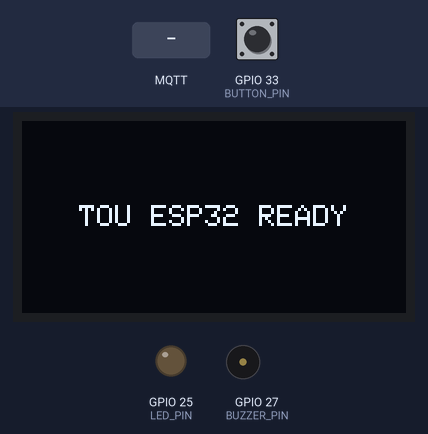
Recording of a program running on a simulated ESP32. On the bench: 128×64 one-colour display, output pins drawn as LEDs (lit = HIGH), buzzer (waves = sounding). Inputs (shaded band) come from the test bench; at power-on: GPIO 33 (BUTTON_PIN) HIGH. WiFi joins after 1.5 s; servers stay silent unless stated; no MQTT or app messages arrive unless stated.

Above: at 0.1 s.
5.7 s: MQTT message "FEEDBACK:" arrives on the first subscribed topic
At 6.9 s:
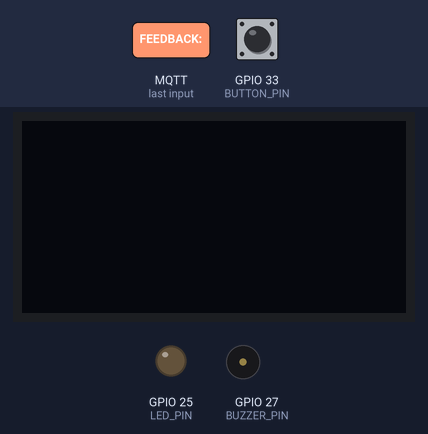
8.5 s: MQTT message "FRASE:" arrives on the first subscribed topic
Timing chart, 0 to 14.6 s (numbered marks = the images above; inputs shaded):
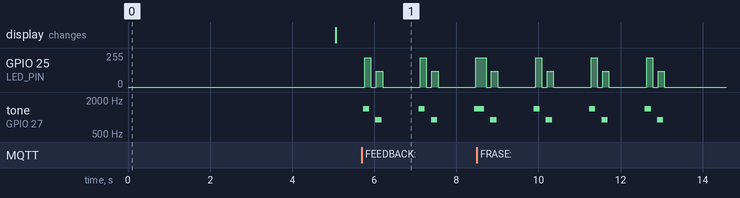

Measured:
- after the input at 5.7 s, GPIO 25 (LED_PIN): 0/255 → 219/255 after 0.06 s, → 0/255 0.15 s later, → 120/255 0.13 s later, → 0/255 0.15 s later, … (9 changes in this stretch); tone on GPIO 27 (BUZZER_PIN): plays 1400 Hz for 0.15 s, 900 Hz for 0.15 s, 1400 Hz for 0.15 s, 900 Hz for 0.15 s, 1400 Hz for 0.06 s, starting at once

The program:

main.cpp
```cpp
#include <Arduino.h>

#include <WiFi.h>
#include <PubSubClient.h>
#include <WiFiClientSecure.h>

#include <Wire.h>
#include <Adafruit_GFX.h>
#include <Adafruit_SSD1306.h>

// ---------- OLED ----------

#define SCREEN_WIDTH 128
#define SCREEN_HEIGHT 64
#define CHAR_WIDTH 6
#define CHAR_HEIGHT 8

Adafruit_SSD1306 display(
  SCREEN_WIDTH,
  SCREEN_HEIGHT,
  &Wire,
  -1   // reset pin (non usato su I2C)
);

String oledMessage = "";
bool oledMessageDisappear = false;
unsigned long oledClearAt = 0;


// ---------- PIN ----------
const int LED_PIN = 25;
const int BUTTON_PIN = 33;
const int BUZZER_PIN = 27;

// ---------- PWM ----------
const int LED_CHANNEL = 0;
const int BUZZER_CHANNEL = 1;
const int LED_FREQ = 5000;
const int BUZZER_FREQ = 1000;
const int PWM_RES = 8;

// ---------- LED BRIGHTNESS ----------
const int BRIGHT_MIN = 0;
const int BRIGHT_LUB = 220;
const int BRIGHT_DUB = 120;

// ---------- BUZZER TONES ----------
const int TONE_LUB = 1400;
const int TONE_DUB = 900;

// ---------- WIFI / MQTT ----------
const char* WIFI_SSID = "iliadbox-2C2EA5";
const char* WIFI_PASS = "4z2m2qf57nq6nh3xqszsk3";
const char* MQTT_HOST = "ddbf357d636f42e79161fbac7afd5a74.s1.eu.hivemq.cloud";
const int   MQTT_PORT = 8883;
const char* MQTT_CLUS = "ddbf357d636f42e79161fbac7afd5a74";
const char* MQTT_USER = "Shaco";
const char* MQTT_PASS = "Hive77!!!";

// ---------- MQTT ----------
WiFiClientSecure tlsClient;
PubSubClient MQTTClient(tlsClient);

// ---------- ECG STATE ----------
bool heartActive = false;
int heartState = 0;
int beatsLeft = 0;
unsigned long lastBeatTime = 0;

int currentBrightness = BRIGHT_MIN;
int targetBrightness  = BRIGHT_MIN;

// ---------- START HEART ----------
void startHeartbeat(int cycles) {
  beatsLeft = cycles;
  heartActive = true;
  heartState = 1;
  lastBeatTime = millis();
}

// ---------- OLED MESSAGE ----------
void showText(String text, bool disappear = true, unsigned long durationMs = 2000) {
  oledMessage = text;
  oledMessageDisappear = disappear;
  oledClearAt = millis() + durationMs;

  int textLength = text.length();
  int textPixelWidth = textLength * CHAR_WIDTH;

  // Calcolo centratura
  int x = (SCREEN_WIDTH - textPixelWidth) / 2;
  int y = (SCREEN_HEIGHT - CHAR_HEIGHT) / 2;

  // Evita valori negativi
  if (x < 0) x = 0;
  if (y < 0) y = 0;

  display.clearDisplay();
  display.setTextSize(1);
  display.setTextColor(SSD1306_WHITE);
  display.setCursor(x, y);
  display.println(oledMessage);
  display.display();
}

// ---------- MQTT CALLBACK ----------
void onMessage(char* topic, byte* payload, unsigned int length) {
  if (strcmp(topic, "tou/to-esp32") == 0) {
    String msg;
    for (unsigned int i = 0; i < length; i++) {
      msg += (char)payload[i];
    }
    // Controlla se il messaggio è un feedback
    if (msg.startsWith("FEEDBACK:")) {
      String text = msg.substring(9);
      showText(text, false);
      startHeartbeat(4);
    } else if (msg.startsWith("FRASE:")) {
      String text = msg.substring(6);
      showText(text, true, 5000);
      startHeartbeat(4);
    }
  }
}

// ---------- SETUP ----------
void setup() {
  Serial.begin(115200);

  // OLED
  display.begin(SSD1306_SWITCHCAPVCC, 0x3C);
  display.clearDisplay();
  display.setTextSize(1);
  display.setTextColor(SSD1306_WHITE);
  display.setCursor(0, 20);

  showText("TOU ESP32 READY", true, 5000);


  // LED PWM
  ledcSetup(LED_CHANNEL, LED_FREQ, PWM_RES);
  ledcAttachPin(LED_PIN, LED_CHANNEL);
  ledcWrite(LED_CHANNEL, BRIGHT_MIN);

  // BUZZER PWM
  ledcSetup(BUZZER_CHANNEL, BUZZER_FREQ, PWM_RES);
  ledcAttachPin(BUZZER_PIN, BUZZER_CHANNEL);
  ledcWriteTone(BUZZER_CHANNEL, 0);

  // BUTTON
  pinMode(BUTTON_PIN, INPUT_PULLUP);

  // WIFI
  WiFi.begin(WIFI_SSID, WIFI_PASS);
  while (WiFi.status() != WL_CONNECTED) {
    delay(300);
  }

  // MQTT
  tlsClient.setInsecure();
  MQTTClient.setServer(MQTT_HOST, MQTT_PORT);
  MQTTClient.setCallback(onMessage);

  while (!MQTTClient.connected()) {
    MQTTClient.connect(MQTT_CLUS, MQTT_USER, MQTT_PASS);
    delay(500);
  }

  MQTTClient.subscribe("tou/to-esp32");
}

// ---------- LOOP ----------
void loop() {
  MQTTClient.loop();

  // --------- OLED MESSAGE CLEAR ----------
  if(oledMessageDisappear && millis() > oledClearAt) {
    display.clearDisplay();
    display.display();
    oledMessageDisappear = false;
  }

  // --------- BUTTON ----------
  static int lastButtonState = HIGH;
  int currentButtonState = digitalRead(BUTTON_PIN);

  if (lastButtonState == HIGH && currentButtonState == LOW) {
    // ESP32 invia TOU a React
    MQTTClient.publish("tou/to-react", "tou");
  }

  lastButtonState = currentButtonState;

  // --------- ECG ----------
  static int lastHeartState = -1;

  if (!heartActive) {
    ledcWriteTone(BUZZER_CHANNEL, 0);
    return;
  }

  unsigned long now = millis();

  // --- BUZZER ---
  if (heartState != lastHeartState) {
    switch (heartState) {
      case 1:
        ledcWriteTone(BUZZER_CHANNEL, TONE_LUB);
        break;
      case 3:
        ledcWriteTone(BUZZER_CHANNEL, TONE_DUB);
        break;
      default:
        ledcWriteTone(BUZZER_CHANNEL, 0);
        break;
    }
    lastHeartState = heartState;
  }

  // --- LED ---
  switch (heartState) {
    case 1:
      targetBrightness = BRIGHT_LUB;
      if (now - lastBeatTime > 150) {
        heartState = 2;
        lastBeatTime = now;
      }
      break;

    case 2:
      targetBrightness = BRIGHT_MIN;
      if (now - lastBeatTime > 150) {
        heartState = 3;
        lastBeatTime = now;
      }
      break;

    case 3:
      targetBrightness = BRIGHT_DUB;
      if (now - lastBeatTime > 150) {
        heartState = 4;
        lastBeatTime = now;
      }
      break;

    case 4:
      targetBrightness = BRIGHT_MIN;
      if (now - lastBeatTime > 900) {
        beatsLeft--;
        if (beatsLeft > 0) {
          heartState = 1;
          lastBeatTime = now;
        } else {
          heartActive = false;
          lastHeartState = -1;
        }
      }
      break;
  }

  // --- SOFT DIM ---
  if (currentBrightness < targetBrightness) currentBrightness++;
  if (currentBrightness > targetBrightness) currentBrightness--;

  ledcWrite(LED_CHANNEL, currentBrightness);
}
```
